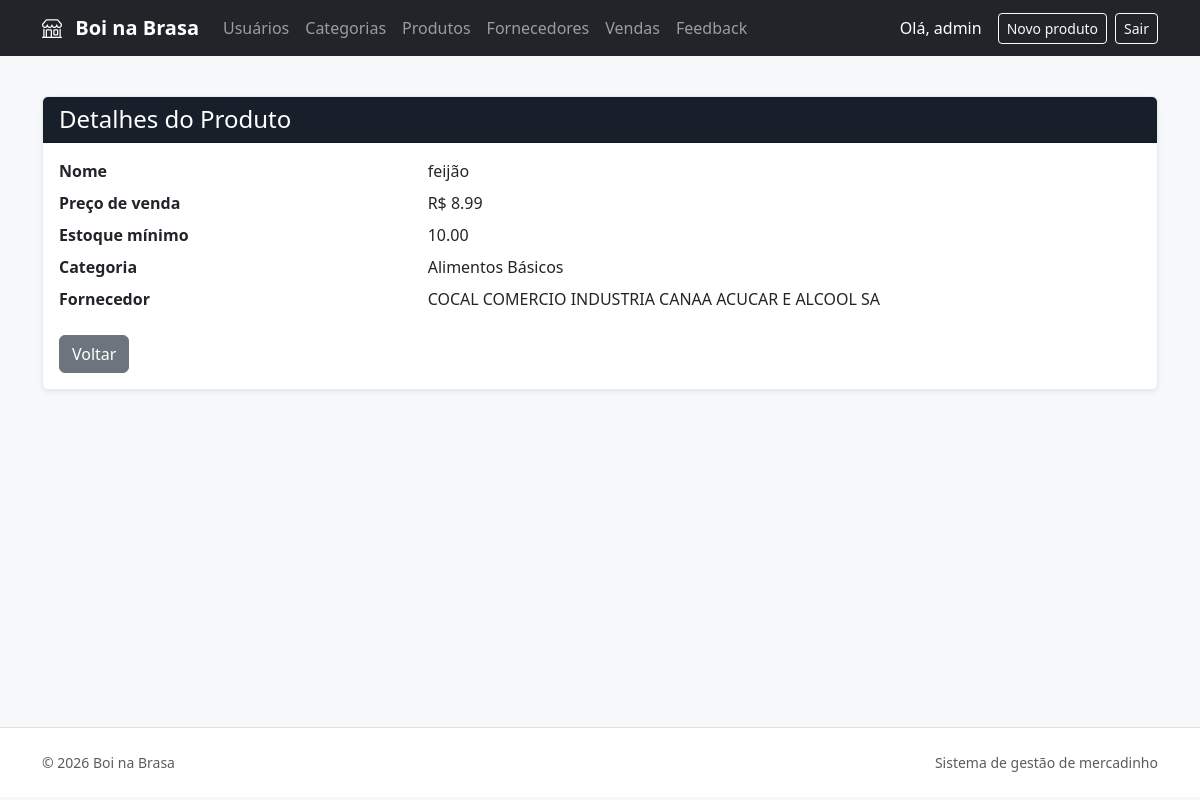
Screenshot of /produtos/1/ (signed in) with the database file from the repository.
### produtos/models.py (models this page shows, shortened)
class Produto(models.Model):
    nome = models.CharField(max_length=150)
    preco_venda = models.DecimalField(
        max_digits=10,
        decimal_places=2
    )
    estoque_minimo = models.DecimalField(
        max_digits=10,
        decimal_places=2,
        default=0
    )
    categoria = models.ForeignKey(
        Categoria,
        on_delete=models.CASCADE,
        related_name='produtos'
    )
    fornecedor = models.ForeignKey(
        Fornecedor,
        on_delete=models.SET_NULL,
        null=True,
        blank=True,
        related_name='produtos'
    )

class Categoria(models.Model):
    nome = models.CharField(max_length=100)
    descricao = models.TextField(
        blank=True,
        null=True
    )

### fornecedores/models.py (models this page shows, shortened)
class Fornecedor(models.Model):
    razao_social = models.CharField(max_length=255)
    cnpj = models.CharField(max_length=18, unique=True)
    telefone = models.CharField(max_length=20)

### produtos/views.py (the view)
# urls.py: path('<int:id>/', views.produto_detail, name='produto_detail'),
@login_required
@permission_required(
    'produtos.view_produto',
    raise_exception=True
)
def produto_detail(request, id):
    produto = get_object_or_404(
        Produto.objects.select_related(
            'categoria',
            'fornecedor'
        ),
        id=id
    )
    return render(
        request,
        'produtos/produto_detail.html',
        {
            'produto': produto,
        }
    )

### templates/produtos/produto_detail.html
{% extends 'base.html' %}
{% block content %}
<div class="card shadow-sm">
    <div class="card-header bg-dark text-white">
        <h1 class="h4 mb-0">
            Detalhes do Produto
        </h1>
    </div>
    <div class="card-body">
        <dl class="row">
            <dt class="col-sm-4">
                Nome
            </dt>
            <dd class="col-sm-8">
                {{ produto.nome }}
            </dd>
            <dt class="col-sm-4">
                Preço de venda
            </dt>
            <dd class="col-sm-8">
                R$ {{ produto.preco_venda }}
            </dd>
            <dt class="col-sm-4">
                Estoque mínimo
            </dt>
            <dd class="col-sm-8">
                {{ produto.estoque_minimo }}
            </dd>
            <dt class="col-sm-4">
                Categoria
            </dt>
            <dd class="col-sm-8">
                {{ produto.categoria.nome }}
            </dd>
            <dt class="col-sm-4">
                Fornecedor
            </dt>
            <dd class="col-sm-8">
                {{ produto.fornecedor.razao_social|default:"Sem fornecedor" }}
            </dd>
        </dl>
        <a
            href="{% url 'produtos:produto_list' %}"
            class="btn btn-secondary"
        >
            Voltar
        </a>
    </div>
</div>
{% endblock %}

### templates/base.html (shortened to what this page needs)
{% load static %}
<!DOCTYPE html>
<html lang="pt-br">
<head>
    <link rel="stylesheet"
          href="{% static 'vendor/bootstrap/css/bootstrap.min.css' %}">
    <link rel="stylesheet"
          href="{% static 'vendor/bootstrap-icons/bootstrap-icons.min.css' %}">
        <link rel="stylesheet"
            href="{% static 'flexbiz/css/site.css' %}">
</head>
<body>
<nav class="navbar navbar-expand-lg bg-dark navbar-dark">
    <div class="container">
        <a class="navbar-brand" href="{% url 'inicio' %}">
            <i class="bi bi-shop me-2"></i>
            Boi na Brasa
        </a>
        <div class="collapse navbar-collapse"
             id="menuPrincipal">
            <ul class="navbar-nav me-auto mb-2 mb-lg-0">
                {% if request.user.is_authenticated %}
                    {% if perms.usuarios.view_usuario %}
                        <li class="nav-item">
                            <a class="nav-link" href="{% url 'usuarios:usuario_list' %}">Usuários</a>
                        </li>
                    {% endif %}
                    {% if perms.produtos.view_categoria %}
                        <li class="nav-item">
                            <a class="nav-link" href="{% url 'produtos:categoria_list' %}">Categorias</a>
                        </li>
                    {% endif %}
                    {% if perms.produtos.view_produto %}
                        <li class="nav-item">
                            <a class="nav-link" href="{% url 'produtos:produto_list' %}">Produtos</a>
                        </li>
                    {% endif %}
                    {% if perms.fornecedores.view_fornecedor %}
                        <li class="nav-item">
                            <a class="nav-link" href="{% url 'fornecedores:fornecedor_list' %}">Fornecedores</a>
                        </li>
                    {% endif %}
                    {% if perms.vendas.view_venda %}
                        <li class="nav-item">
                            <a class="nav-link" href="{% url 'vendas:venda_list' %}">Vendas</a>
                        </li>
                    {% endif %}
                    <li class="nav-item">
                        <a class="nav-link" href="{% url 'feedback:feedback_list' %}">Feedback</a>
                    </li>
                {% endif %}
            </ul>
            {% if user.is_authenticated %}
                <span class="navbar-text text-white me-3">
                    Olá, {{ user.username }}
                </span>
                {% if perms.produtos.add_produto %}
                    <a href="{% url 'produtos:produto_create' %}" class="btn btn-outline-light btn-sm me-2">
                        Novo produto
                    </a>
                {% endif %}
                <form method="POST"
                      action="{% url 'logout' %}">
                    <button type="submit"
                            class="btn btn-outline-light btn-sm">
                        Sair
                    </button>
                </form>
            {% else %}
                <a href="{% url 'login' %}"
                   class="btn btn-outline-light btn-sm">
                    Entrar
                </a>
            {% endif %}
        </div>
    </div>
</nav>
<main class="container py-4 app-main">
    {% block content %}
    {% endblock %}
</main>
<footer class="app-footer border-top">
    <div class="container d-flex flex-wrap justify-content-between gap-2 py-4 text-muted small">
        <span>&copy; {% now "Y" %} Boi na Brasa</span>
        <span>Sistema de gestão de mercadinho</span>
    </div>
</footer>
</body>
</html>

### static/flexbiz/css/site.css (style rules this page uses)
:root { --flexbiz-ink: #17202a; --flexbiz-muted: #65717d; --flexbiz-primary: #e8752b; --flexbiz-surface: #f7f8fa; }
body { color: var(--flexbiz-ink); font-family: "Segoe UI", sans-serif; background: #f7f8fa; }
.app-main { min-height: calc(100vh - 145px); }
.app-footer { background: #fff; }
.navbar-brand { font-weight: 700; }
.card { border-color: #e7eaee; }
.card-header.bg-dark { background: var(--flexbiz-ink) !important; }

### rows the page displays
Produto: nome "feijão", preco_venda "8.99", estoque_minimo "10.00", categoria.nome "Alimentos Básicos", fornecedor.razao_social "COCAL COMERCIO INDUSTRIA CANAA ACUCAR E ALCOOL SA"

### other values shown
{{ user.username }} "admin"
